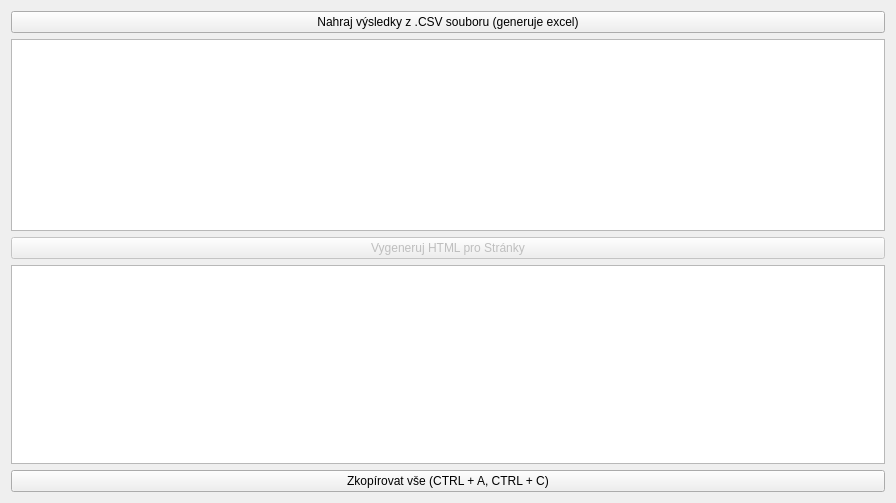
<?xml version="1.0" encoding="UTF-8"?>
<ui version="4.0">
 <class>PropositionsDialog</class>
 <widget class="QWidget" name="PropositionsDialog">
  <property name="geometry">
   <rect>
    <x>0</x>
    <y>0</y>
    <width>896</width>
    <height>503</height>
   </rect>
  </property>
  <property name="windowTitle">
   <string>Pekelník - Výsledky</string>
  </property>
  <layout class="QVBoxLayout" name="verticalLayout" stretch="0,0,0,5,0">
   <item>
    <layout class="QHBoxLayout" name="horizontalLayout">
     <item>
      <widget class="QPushButton" name="loadFromCSV">
       <property name="text">
        <string>Nahraj výsledky z .CSV souboru (generuje excel)</string>
       </property>
      </widget>
     </item>
    </layout>
   </item>
   <item>
    <widget class="QTableView" name="resultsTableV"/>
   </item>
   <item>
    <widget class="QPushButton" name="generateHtmlBtn">
     <property name="enabled">
      <bool>false</bool>
     </property>
     <property name="text">
      <string>Vygeneruj HTML pro Stránky</string>
     </property>
    </widget>
   </item>
   <item>
    <widget class="QPlainTextEdit" name="htmlPText"/>
   </item>
   <item>
    <widget class="QPushButton" name="copyBtn">
     <property name="text">
      <string>Zkopírovat vše (CTRL + A, CTRL + C)</string>
     </property>
    </widget>
   </item>
  </layout>
 </widget>
 <resources/>
 <connections>
  <connection>
   <sender>copyBtn</sender>
   <signal>clicked()</signal>
   <receiver>htmlPText</receiver>
   <slot>selectAll()</slot>
   <hints>
    <hint type="sourcelabel">
     <x>515</x>
     <y>490</y>
    </hint>
    <hint type="destinationlabel">
     <x>527</x>
     <y>412</y>
    </hint>
   </hints>
  </connection>
  <connection>
   <sender>copyBtn</sender>
   <signal>clicked()</signal>
   <receiver>htmlPText</receiver>
   <slot>copy()</slot>
   <hints>
    <hint type="sourcelabel">
     <x>447</x>
     <y>483</y>
    </hint>
    <hint type="destinationlabel">
     <x>447</x>
     <y>364</y>
    </hint>
   </hints>
  </connection>
 </connections>
</ui>
